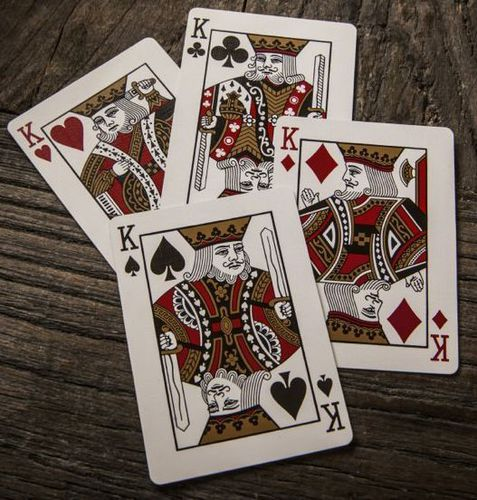
#> input picture dd.jpg, 477 x 500 px, given in place of the camera
$ python project_2.py
#> lines starting #> are read from the running program, lines starting #| are printed output that depends on the picture; after the words box and inside, x2 and y2 are one past the last pixel; in counts of white or black regions, pixels touching at a corner belong together
import cv2 as cv
import numpy as np

def preprocessing(img):
    gray = cv.cvtColor(img,cv.COLOR_BGR2GRAY)
    blur = cv.GaussianBlur(img,(5,5),1)
    canny  = cv.Canny(blur,200,200)
    kernel = np.ones((5,5))
    imgdialated = cv.dilate(canny,kernel,iterations=2)
    Threshold = cv.erode(imgdialated,kernel,iterations=1)
    return Threshold

def getContour(img):
    biggest = np.array([])
    maxArea = 0
    contours, hierarchy = cv.findContours(img, cv.RETR_EXTERNAL, cv.CHAIN_APPROX_NONE)
    for cnt in contours:
        area = cv.contourArea(cnt)
        # print (area)
        if area>5000:
            cv.drawContours(imgContour,cnt,-1,(0,0,0),3)
            perimeter  = cv.arcLength(cnt,True)
            # print(perimeter)
            corners = cv.approxPolyDP(cnt, 0.02*perimeter, True)
            if area> maxArea and len(corners) == 4:
                biggest =corners
                maxArea = area
    return biggest

def getWarp(img,biggest):
    pass


frameWidth= 640
frameHight=480

cap = cv.VideoCapture(0)

cap.set(3,frameWidth)
cap.set(3,frameHight)
cap.set(10,150)


while True:
    isTrue, frame = cap.read()
#> frame is the input picture: shape (500, 477, 3); mean B, G, R 88.1, 96.6, 109.6
    frame = cv.resize(frame, (frameWidth,frameHight))
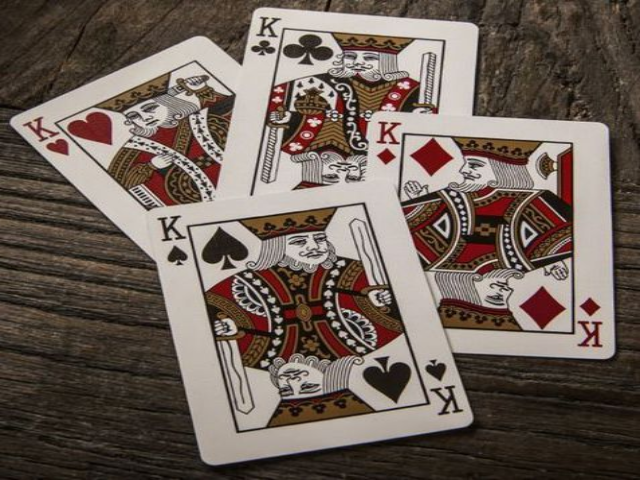
#> frame: shape (480, 640, 3); mean B, G, R 88, 96.4, 109.5
    imgContour = frame.copy()
    imgThresh = preprocessing(frame)
#> in preprocessing, `gray = cv.cvtColor(img,cv.COLOR_BGR2GRAY)`:
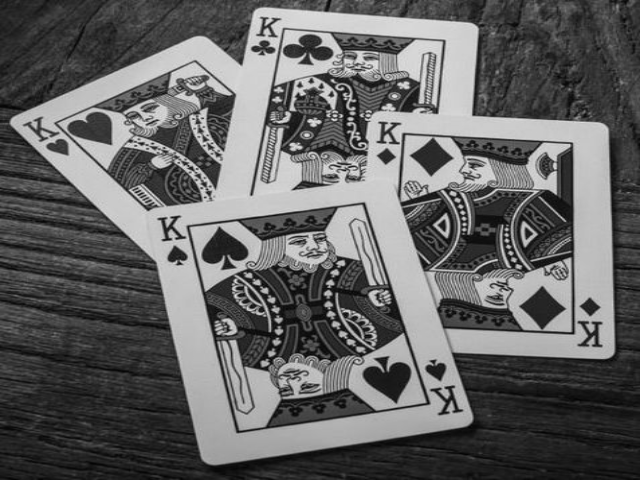
#> gray: shape (480, 640); min 2, max 240, mean 99.4
#> in preprocessing, `blur = cv.GaussianBlur(img,(5,5),1)`:
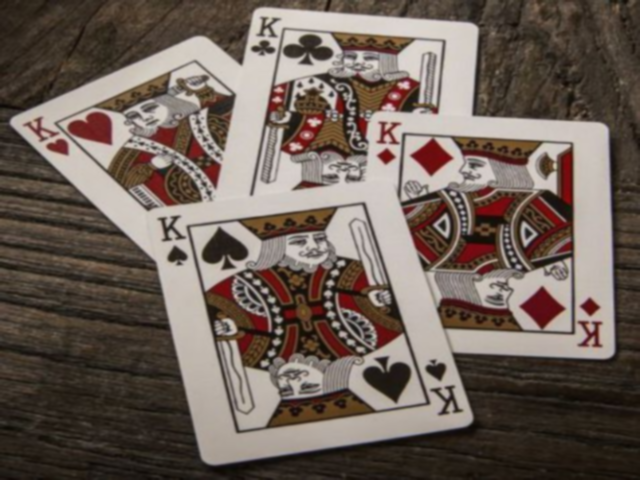
#> blur: shape (480, 640, 3); mean B, G, R 88, 96.4, 109.5
#> in preprocessing, `canny  = cv.Canny(blur,200,200)`:
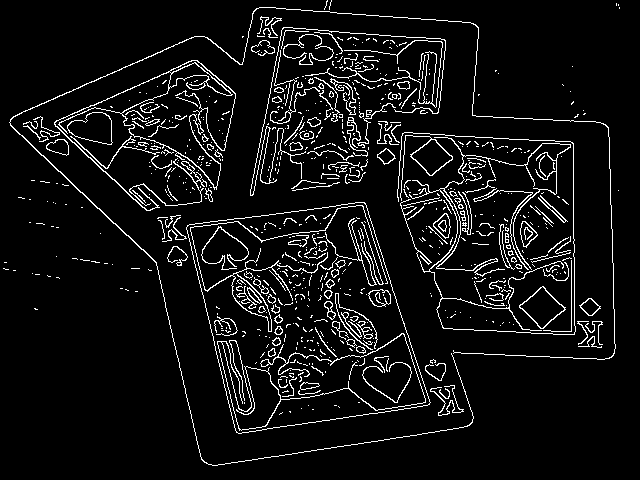
#> canny: shape (480, 640); 6.9% white in thin lines or dots
#> in preprocessing, `imgdialated = cv.dilate(canny,kernel,iterations=2)`:
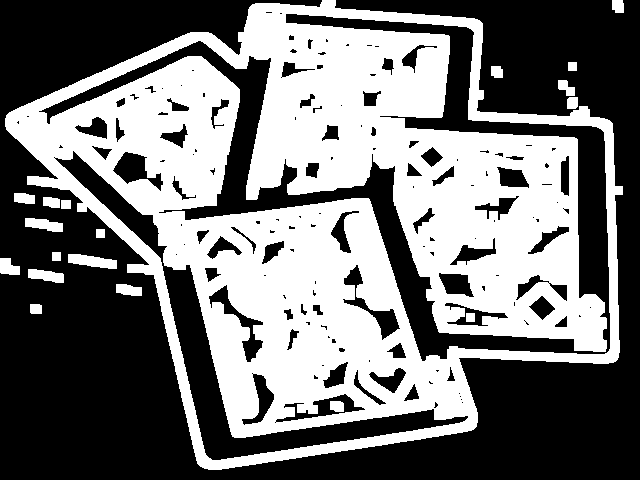
#> imgdialated: shape (480, 640); 45.7% white; 19 white regions, largest, box (x1, y1, x2, y2) and area: (5, 0, 623, 470) 137074, (68, 254, 117, 269) 481, (25, 218, 63, 232) 363
#> in preprocessing, `Threshold = cv.erode(imgdialated,kernel,iterations=1)`:
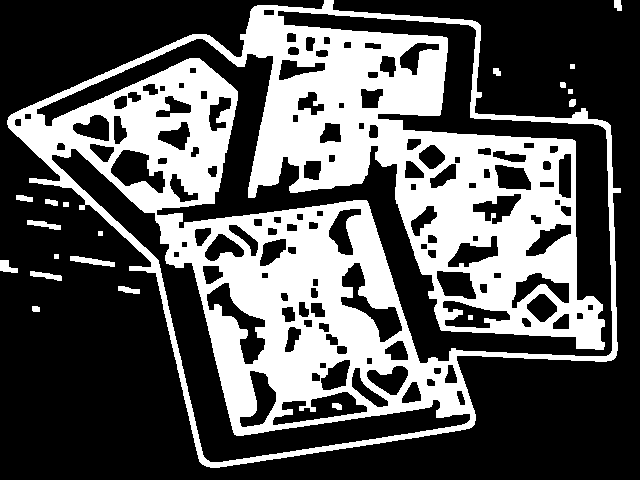
#> Threshold: shape (480, 640); 34.8% white; 20 white regions, largest, box (x1, y1, x2, y2) and area: (7, 0, 621, 468) 105570, (70, 256, 115, 267) 241, (27, 220, 61, 230) 171
    cv.imshow('video f by f', imgThresh)
    if cv.waitKey(1) and 0xFF == ord('q'):
#> (key q is pressed here)
        break
